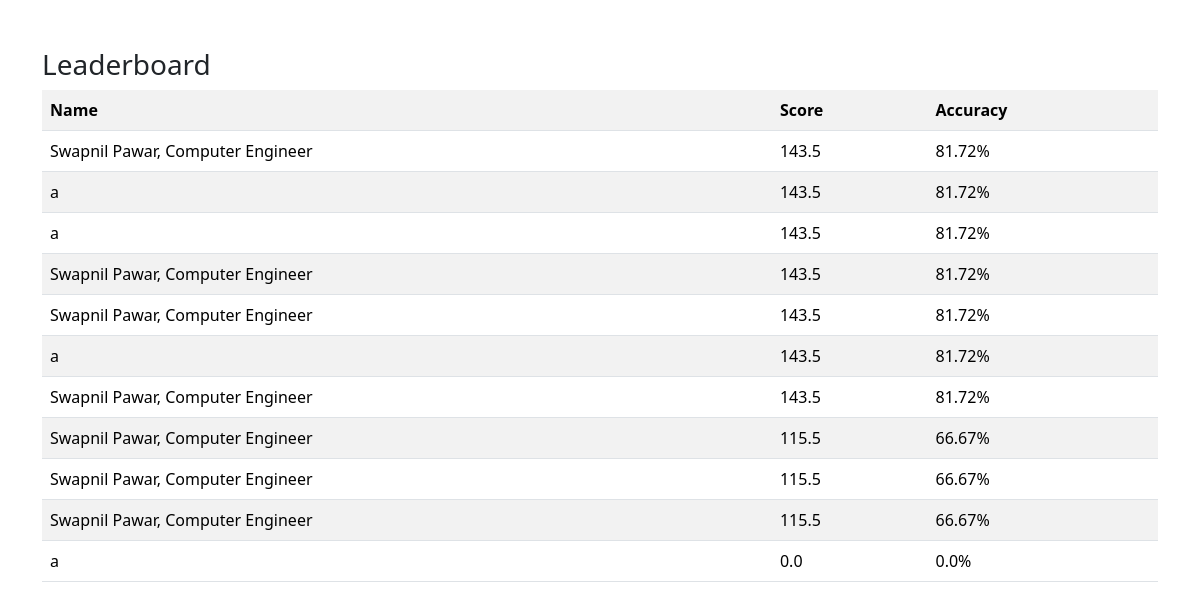
The page /leaderboard on the database as committed earlier.
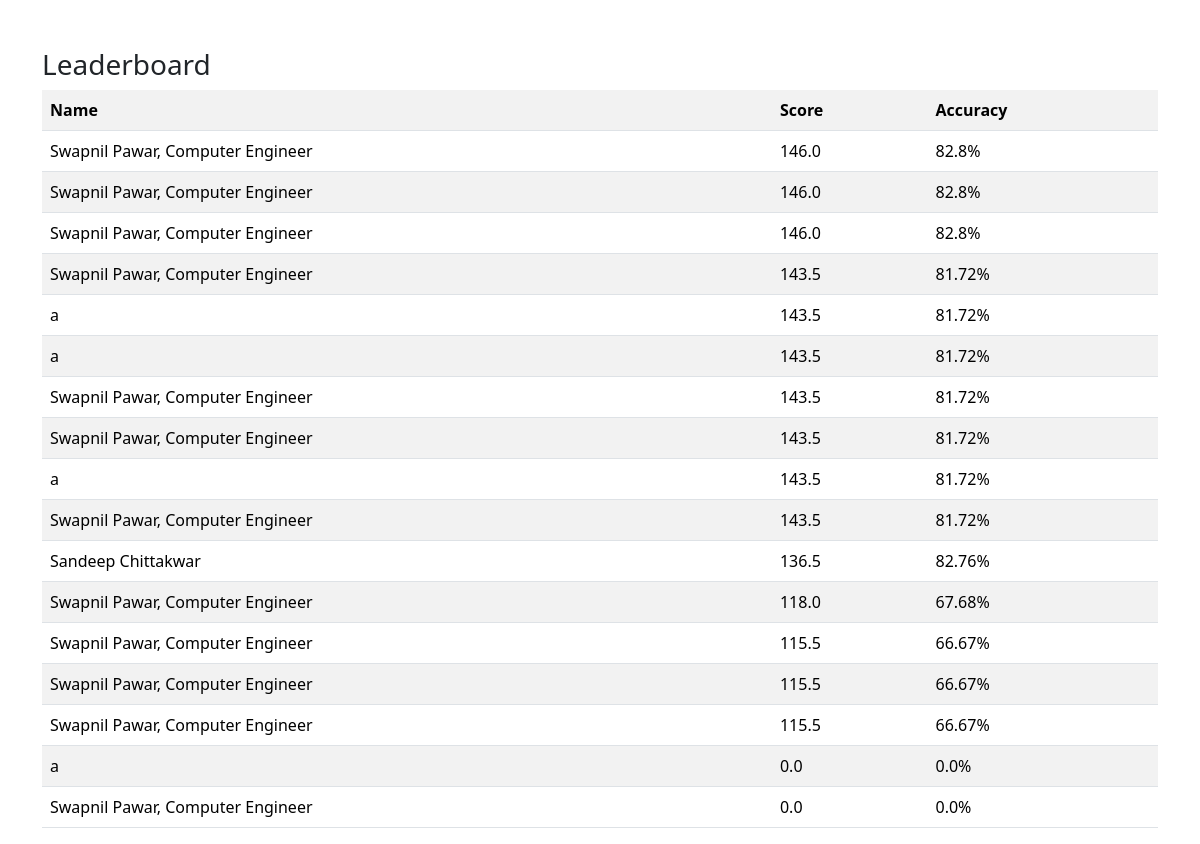
The same page on the database as committed later.
### tables this page shows
CREATE TABLE results(
id INTEGER PRIMARY KEY AUTOINCREMENT,
name TEXT,
mobile TEXT,
score REAL,
accuracy REAL
);

### main.py (the view)
@app.get("/leaderboard")
def leaderboard(request: Request):
    cursor.execute("SELECT name,score,accuracy FROM results ORDER BY score DESC LIMIT 20")
    rows = cursor.fetchall()
    return templates.TemplateResponse("leaderboard.html",
                                      {"request": request,
                                       "rows": rows})

### templates/leaderboard.html
<!DOCTYPE html>
<html>
<head>
<link href="https://cdn.jsdelivr.net/npm/bootstrap@5.3.2/dist/css/bootstrap.min.css" rel="stylesheet">
</head>
<body>
<div class="container mt-5">
<h3>Leaderboard</h3>
<table class="table table-striped">
<tr>
<th>Name</th>
<th>Score</th>
<th>Accuracy</th>
</tr>
{% for row in rows %}
<tr>
<td>{{row[0]}}</td>
<td>{{row[1]}}</td>
<td>{{row[2]}}%</td>
</tr>
{% endfor %}
</table>
</div>
</body>
</html>

Rows that differ between the two databases and show on the page:
added results: name "Swapnil Pawar, Computer Engineer", score "146.0", accuracy "82.8"
added results: name "Swapnil Pawar, Computer Engineer", score "146.0", accuracy "82.8"
added results: name "Swapnil Pawar, Computer Engineer", score "146.0", accuracy "82.8"
added results: name "Sandeep Chittakwar", score "136.5", accuracy "82.76"
added results: name "Swapnil Pawar, Computer Engineer", score "118.0", accuracy "67.68"
added results: name "Swapnil Pawar, Computer Engineer", score "0.0", accuracy "0.0"
